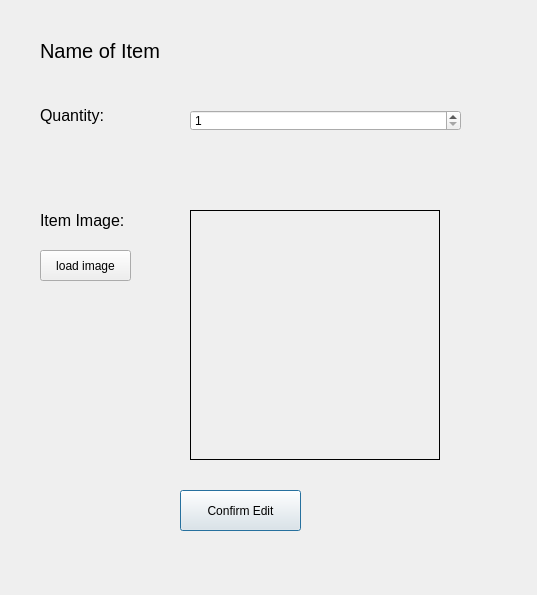
<?xml version="1.0" encoding="UTF-8"?>
<ui version="4.0">
 <class>updateitemDialog</class>
 <widget class="QDialog" name="updateitemDialog">
  <property name="geometry">
   <rect>
    <x>0</x>
    <y>0</y>
    <width>537</width>
    <height>595</height>
   </rect>
  </property>
  <property name="windowTitle">
   <string>Dialog</string>
  </property>
  <widget class="QLabel" name="label_3">
   <property name="geometry">
    <rect>
     <x>40</x>
     <y>200</y>
     <width>111</width>
     <height>41</height>
    </rect>
   </property>
   <property name="font">
    <font>
     <pointsize>12</pointsize>
    </font>
   </property>
   <property name="text">
    <string>Item Image: </string>
   </property>
  </widget>
  <widget class="QLabel" name="label_2">
   <property name="geometry">
    <rect>
     <x>40</x>
     <y>90</y>
     <width>111</width>
     <height>51</height>
    </rect>
   </property>
   <property name="font">
    <font>
     <pointsize>12</pointsize>
    </font>
   </property>
   <property name="text">
    <string>Quantity:</string>
   </property>
  </widget>
  <widget class="QLabel" name="lblimage">
   <property name="geometry">
    <rect>
     <x>190</x>
     <y>210</y>
     <width>250</width>
     <height>250</height>
    </rect>
   </property>
   <property name="frameShape">
    <enum>QFrame::Panel</enum>
   </property>
   <property name="text">
    <string/>
   </property>
  </widget>
  <widget class="QLabel" name="label">
   <property name="geometry">
    <rect>
     <x>40</x>
     <y>10</y>
     <width>321</width>
     <height>81</height>
    </rect>
   </property>
   <property name="font">
    <font>
     <pointsize>15</pointsize>
    </font>
   </property>
   <property name="text">
    <string>Name of Item</string>
   </property>
  </widget>
  <widget class="QPushButton" name="btnconfirmedit">
   <property name="geometry">
    <rect>
     <x>180</x>
     <y>490</y>
     <width>121</width>
     <height>41</height>
    </rect>
   </property>
   <property name="text">
    <string>Confirm Edit</string>
   </property>
  </widget>
  <widget class="QSpinBox" name="sbquantity">
   <property name="geometry">
    <rect>
     <x>190</x>
     <y>110</y>
     <width>271</width>
     <height>21</height>
    </rect>
   </property>
   <property name="minimum">
    <number>1</number>
   </property>
   <property name="maximum">
    <number>1000</number>
   </property>
  </widget>
  <widget class="QPushButton" name="btnloaditemimage">
   <property name="geometry">
    <rect>
     <x>40</x>
     <y>250</y>
     <width>91</width>
     <height>31</height>
    </rect>
   </property>
   <property name="text">
    <string>load image</string>
   </property>
  </widget>
 </widget>
 <resources/>
 <connections/>
</ui>
